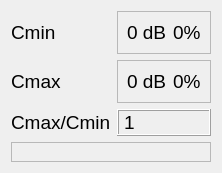
     <widget class="QWidget" name="dlugoscdrogioptycznej">
      <layout class="QGridLayout" name="gridLayout_5">
       <item row="1" column="1">
        <widget class="QFrame" name="dlugoscdrogioptycznejfrcmax_2">
         <property name="frameShape">
          <enum>QFrame::StyledPanel</enum>
         </property>
         <property name="frameShadow">
          <enum>QFrame::Raised</enum>
         </property>
         <layout class="QHBoxLayout" name="horizontalLayoutodtwarzalnosccmax_4">
          <item>
           <widget class="QLabel" name="dlugoscdrogioptycznejCmax">
            <property name="font">
             <font>
              <family>Arial</family>
              <pointsize>14</pointsize>
             </font>
            </property>
            <property name="text">
             <string>0 dB</string>
            </property>
           </widget>
          </item>
          <item>
           <widget class="QLabel" name="dlugoscdrogioptycznejCmax2">
            <property name="font">
             <font>
              <family>Arial</family>
              <pointsize>14</pointsize>
             </font>
            </property>
            <property name="text">
             <string>0%</string>
            </property>
           </widget>
          </item>
         </layout>
        </widget>
       </item>
       <item row="0" column="1">
        <widget class="QFrame" name="dlugoscdrogioptycznejfrcmin_2">
         <property name="frameShape">
          <enum>QFrame::StyledPanel</enum>
         </property>
         <property name="frameShadow">
          <enum>QFrame::Raised</enum>
         </property>
         <layout class="QHBoxLayout" name="horizontalLayoutodtwarzalnosccmin_4">
          <item>
           <widget class="QLabel" name="dlugoscdrogioptycznejCmin">
            <property name="font">
             <font>
              <family>Arial</family>
              <pointsize>14</pointsize>
             </font>
            </property>
            <property name="text">
             <string>0 dB</string>
            </property>
           </widget>
          </item>
          <item>
           <widget class="QLabel" name="dlugoscdrogioptycznejCmin2">
            <property name="font">
             <font>
              <family>Arial</family>
              <pointsize>14</pointsize>
             </font>
            </property>
            <property name="text">
             <string>0%</string>
            </property>
           </widget>
          </item>
         </layout>
        </widget>
       </item>
       <item row="2" column="0">
        <widget class="QLabel" name="eDlugoscDrogiOptycznejCmaxCmin">
         <property name="font">
          <font>
           <family>Arial</family>
           <pointsize>14</pointsize>
          </font>
         </property>
         <property name="text">
          <string>Cmax/Cmin</string>
         </property>
        </widget>
       </item>
       <item row="1" column="0">
        <widget class="QLabel" name="eDlugoscDrogiOptycznejCmax">
         <property name="font">
          <font>
           <family>Arial</family>
           <pointsize>14</pointsize>
          </font>
         </property>
         <property name="text">
          <string>Cmax</string>
         </property>
        </widget>
       </item>
       <item row="0" column="0">
        <widget class="QLabel" name="eDlugoscDrogiOptycznejCmin">
         <property name="font">
          <font>
           <family>Arial</family>
           <pointsize>14</pointsize>
          </font>
         </property>
         <property name="text">
          <string>Cmin</string>
         </property>
         <property name="wordWrap">
          <bool>true</bool>
         </property>
        </widget>
       </item>
       <item row="2" column="1">
        <widget class="QLabel" name="dlugoscdrogioptycznejCmaxCmin">
         <property name="font">
          <font>
           <family>Arial</family>
           <pointsize>14</pointsize>
          </font>
         </property>
         <property name="frameShape">
          <enum>QFrame::Box</enum>
         </property>
         <property name="frameShadow">
          <enum>QFrame::Raised</enum>
         </property>
         <property name="text">
          <string>1</string>
         </property>
        </widget>
       </item>
       <item row="3" column="0" colspan="2">
        <widget class="QFrame" name="frDlugoscDrogiOptycznej">
         <property name="frameShape">
          <enum>QFrame::StyledPanel</enum>
         </property>
         <property name="frameShadow">
          <enum>QFrame::Raised</enum>
         </property>
         <layout class="QGridLayout" name="dlugoscDrogiOptycznejGridLayout"/>
        </widget>
       </item>
      </layout>
     </widget>
